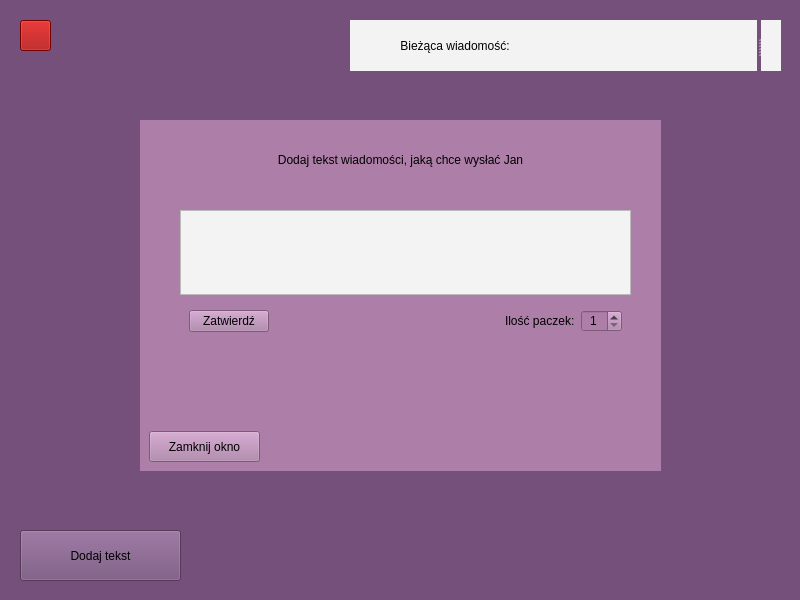
<?xml version="1.0" encoding="UTF-8"?>
<ui version="4.0">
 <class>MainWindow</class>
 <widget class="QMainWindow" name="MainWindow">
  <property name="windowModality">
   <enum>Qt::NonModal</enum>
  </property>
  <property name="geometry">
   <rect>
    <x>0</x>
    <y>0</y>
    <width>800</width>
    <height>600</height>
   </rect>
  </property>
  <property name="sizePolicy">
   <sizepolicy hsizetype="Preferred" vsizetype="Preferred">
    <horstretch>0</horstretch>
    <verstretch>0</verstretch>
   </sizepolicy>
  </property>
  <property name="focusPolicy">
   <enum>Qt::ClickFocus</enum>
  </property>
  <property name="windowTitle">
   <string>JanDoAni</string>
  </property>
  <property name="styleSheet">
   <string notr="true">background-color: rgb(117, 80, 123)</string>
  </property>
  <property name="dockNestingEnabled">
   <bool>true</bool>
  </property>
  <widget class="QWidget" name="centralwidget">
   <widget class="QPushButton" name="add_text">
    <property name="geometry">
     <rect>
      <x>20</x>
      <y>530</y>
      <width>161</width>
      <height>51</height>
     </rect>
    </property>
    <property name="styleSheet">
     <string notr="true">font: 11pt &quot;Ubuntu Mono&quot;;</string>
    </property>
    <property name="text">
     <string>Dodaj tekst</string>
    </property>
   </widget>
   <widget class="QWidget" name="add_text_window" native="true">
    <property name="geometry">
     <rect>
      <x>140</x>
      <y>120</y>
      <width>521</width>
      <height>351</height>
     </rect>
    </property>
    <property name="styleSheet">
     <string notr="true">background-color: rgb(173, 127, 168)</string>
    </property>
    <widget class="QPushButton" name="close_add_window">
     <property name="geometry">
      <rect>
       <x>9</x>
       <y>311</y>
       <width>111</width>
       <height>31</height>
      </rect>
     </property>
     <property name="styleSheet">
      <string notr="true">font: 11pt &quot;Ubuntu Mono&quot;;</string>
     </property>
     <property name="text">
      <string>Zamknij okno</string>
     </property>
    </widget>
    <widget class="QLabel" name="label_add_text">
     <property name="geometry">
      <rect>
       <x>10</x>
       <y>10</y>
       <width>501</width>
       <height>61</height>
      </rect>
     </property>
     <property name="layoutDirection">
      <enum>Qt::LeftToRight</enum>
     </property>
     <property name="styleSheet">
      <string notr="true">font: 16pt &quot;Ubuntu Mono&quot;;</string>
     </property>
     <property name="text">
      <string>Dodaj tekst wiadomości, jaką chce wysłać Jan</string>
     </property>
     <property name="textFormat">
      <enum>Qt::RichText</enum>
     </property>
     <property name="scaledContents">
      <bool>false</bool>
     </property>
     <property name="alignment">
      <set>Qt::AlignCenter</set>
     </property>
     <property name="textInteractionFlags">
      <set>Qt::NoTextInteraction</set>
     </property>
    </widget>
    <widget class="QWidget" name="layoutWidget">
     <property name="geometry">
      <rect>
       <x>40</x>
       <y>90</y>
       <width>451</width>
       <height>131</height>
      </rect>
     </property>
     <layout class="QVBoxLayout" name="whole_menu_layout">
      <item>
       <widget class="QPlainTextEdit" name="input_text">
        <property name="styleSheet">
         <string notr="true">background-color: rgb(243, 243, 243)</string>
        </property>
       </widget>
      </item>
      <item>
       <widget class="QFrame" name="message_button_menu">
        <layout class="QHBoxLayout" name="horizontalLayout">
         <item>
          <widget class="QPushButton" name="submit_button">
           <property name="text">
            <string>Zatwierdź</string>
           </property>
          </widget>
         </item>
         <item>
          <spacer name="menu_spacer">
           <property name="orientation">
            <enum>Qt::Horizontal</enum>
           </property>
           <property name="sizeType">
            <enum>QSizePolicy::Expanding</enum>
           </property>
           <property name="sizeHint" stdset="0">
            <size>
             <width>60</width>
             <height>20</height>
            </size>
           </property>
          </spacer>
         </item>
         <item>
          <widget class="QLabel" name="label_packages_num">
           <property name="text">
            <string>Ilość paczek:</string>
           </property>
          </widget>
         </item>
         <item>
          <widget class="QSpinBox" name="packages_counter">
           <property name="styleSheet">
            <string notr="true">font: 15pt &quot;Ubuntu Mono&quot;;</string>
           </property>
           <property name="alignment">
            <set>Qt::AlignCenter</set>
           </property>
           <property name="minimum">
            <number>1</number>
           </property>
          </widget>
         </item>
        </layout>
       </widget>
      </item>
     </layout>
    </widget>
   </widget>
   <widget class="QSplitter" name="current_message_layout_2">
    <property name="geometry">
     <rect>
      <x>350</x>
      <y>20</y>
      <width>431</width>
      <height>51</height>
     </rect>
    </property>
    <property name="orientation">
     <enum>Qt::Horizontal</enum>
    </property>
    <property name="opaqueResize">
     <bool>false</bool>
    </property>
    <property name="childrenCollapsible">
     <bool>false</bool>
    </property>
    <widget class="QFrame" name="current_message">
     <property name="styleSheet">
      <string notr="true">background-color: rgb(243, 243, 243)</string>
     </property>
     <layout class="QHBoxLayout" name="current_message_layout">
      <item>
       <widget class="QLabel" name="label_current_message">
        <property name="styleSheet">
         <string notr="true">background-color: rgb(243, 243, 243);
font: 11pt &quot;Ubuntu Mono&quot;;</string>
        </property>
        <property name="text">
         <string>Bieżąca wiadomość:</string>
        </property>
        <property name="alignment">
         <set>Qt::AlignCenter</set>
        </property>
       </widget>
      </item>
      <item>
       <widget class="QLabel" name="current_msg">
        <property name="styleSheet">
         <string notr="true">background-color: rgb(243, 243, 243);
font: 14pt &quot;Ubuntu Mono&quot;;</string>
        </property>
        <property name="text">
         <string/>
        </property>
       </widget>
      </item>
     </layout>
    </widget>
    <widget class="QLabel" name="package_counter_display">
     <property name="styleSheet">
      <string notr="true">background-color: rgb(243, 243, 243)</string>
     </property>
     <property name="text">
      <string/>
     </property>
     <property name="alignment">
      <set>Qt::AlignCenter</set>
     </property>
    </widget>
   </widget>
   <widget class="QPushButton" name="pushButton">
    <property name="geometry">
     <rect>
      <x>20</x>
      <y>20</y>
      <width>31</width>
      <height>31</height>
     </rect>
    </property>
    <property name="styleSheet">
     <string notr="true">background-color : rgba(164, 0, 0, 255)</string>
    </property>
    <property name="text">
     <string/>
    </property>
   </widget>
  </widget>
 </widget>
 <resources/>
 <connections>
  <connection>
   <sender>add_text</sender>
   <signal>clicked()</signal>
   <receiver>add_text_window</receiver>
   <slot>show()</slot>
   <hints>
    <hint type="sourcelabel">
     <x>143</x>
     <y>554</y>
    </hint>
    <hint type="destinationlabel">
     <x>279</x>
     <y>403</y>
    </hint>
   </hints>
  </connection>
  <connection>
   <sender>close_add_window</sender>
   <signal>clicked()</signal>
   <receiver>add_text_window</receiver>
   <slot>hide()</slot>
   <hints>
    <hint type="sourcelabel">
     <x>188</x>
     <y>457</y>
    </hint>
    <hint type="destinationlabel">
     <x>527</x>
     <y>325</y>
    </hint>
   </hints>
  </connection>
  <connection>
   <sender>pushButton</sender>
   <signal>clicked()</signal>
   <receiver>MainWindow</receiver>
   <slot>close()</slot>
   <hints>
    <hint type="sourcelabel">
     <x>38</x>
     <y>39</y>
    </hint>
    <hint type="destinationlabel">
     <x>96</x>
     <y>26</y>
    </hint>
   </hints>
  </connection>
 </connections>
</ui>
